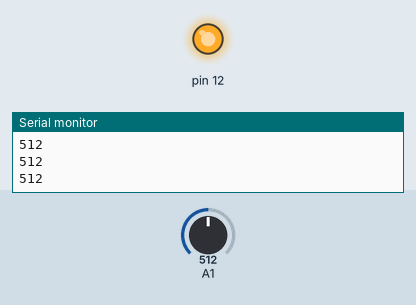
A sketch run on a simulated Arduino Uno, built with avr-gcc and run on an emulated ATmega328P. On the bench: output pins drawn as LEDs (lit = HIGH), the last lines printed to the serial monitor. The inputs (shaded band) are chosen by the test bench; at power-on: A1 = 512.

Above: at 1.2 s.
1.3 s: A1 set to 12
2.8 s: A1 set to 9
At 3.9 s:
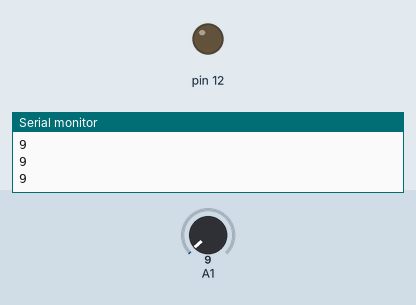
4.3 s: A1 set to 122
At 5.3 s:
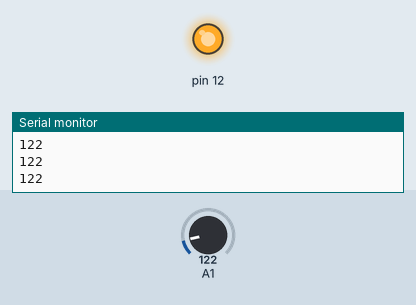
5.8 s: A1 set to 0
At 6.7 s:
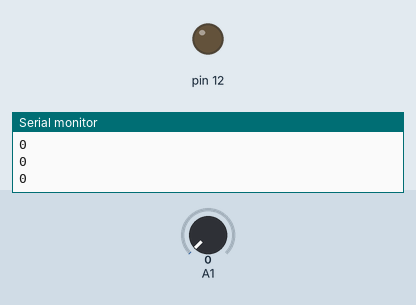
Timing chart, 0 to 8.3 s (numbered marks = the images above; inputs shaded):
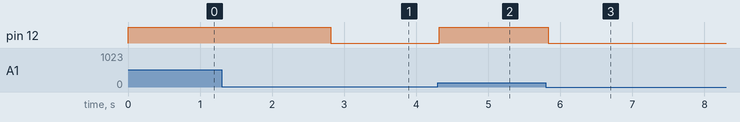

The sketch:

uno.ino
```cpp
void setup(){
 pinMode(12, OUTPUT);
 pinMode(A1, INPUT);
 Serial.begin(9600);
}

void loop(){
  int light = analogRead(A1);
  Serial.println(light);
  if(light > 10)
  {
    digitalWrite(12, HIGH);
  }
  else{
    digitalWrite(12, LOW);
  }
  delay(50);

}
```

Measured:
- the behaviour switches between 11 and 10 on A1 (found by bisection; images 0 and 1)
- after the input at 2.8 s, pin 12: HIGH → LOW at once
- after the input at 4.3 s, pin 12: LOW → HIGH at once
- after the input at 5.8 s, pin 12: HIGH → LOW at once
